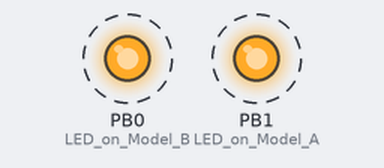
Bench run of a sketch on a simulated ATtiny85, built with avr-gcc and run on an emulated ATtiny85. Parts: output pins drawn as LEDs (lit = HIGH). Dashed ring = blinking.

Above: at 2.05 s.
Timing chart, 0 to 5.0 s (numbered marks = the images above):
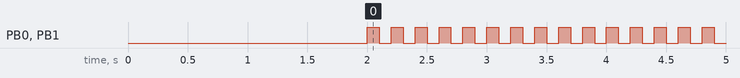

Measured:
- by itself, PB0 (LED_on_Model_B), PB1 (LED_on_Model_A): alternates HIGH for 0.10 s and LOW for 0.10 s

The sketch:

sketch.ino
```cpp
/*
* Sketch generated by duck2spark from Marcus Mengs aka MaMe82
*
*/
#include "DigiKeyboard.h"

#define DUCK_LEN 230
const PROGMEM uint8_t duckraw [DUCK_LEN] = {
	0x7, 0x2, 0x8, 0x2, 0xf, 0x2, 0x4, 0x2, 0x1c, 0x2, 0x2c, 0x0, 0x1e, 0x0, 0x27, 0x0, 0x27, 0x0, 0x27, 0x0, 0x28, 0x0, 0x4, 0x2, 0xf, 0x2, 0x17, 0x2, 0x2c, 0x0, 0x9, 0x2, 0x1f, 0x0, 0x28, 0x0, 0x7, 0x2, 0x8, 0x2, 0xf, 0x2, 0x4, 0x2, 0x1c, 0x2, 0x2c, 0x0, 0x22, 0x0, 0x27, 0x0, 0x28, 0x0, 0xa, 0x2, 0x18, 0x2, 0xc, 0x2, 0x2c, 0x0, 0x16, 0x2, 0x13, 0x2, 0x4, 0x2, 0x6, 0x2, 0x8, 0x2, 0x28, 0x0, 0x7, 0x2, 0x8, 0x2, 0xf, 0x2, 0x4, 0x2, 0x1c, 0x2, 0x2c, 0x0, 0x22, 0x0, 0x27, 0x0, 0x28, 0x0, 0xa, 0x2, 0x18, 0x2, 0xc, 0x2, 0x2c, 0x0, 0x15, 0x0, 0x28, 0x0, 0x7, 0x2, 0x8, 0x2, 0xf, 0x2, 0x4, 0x2, 0x1c, 0x2, 0x2c, 0x0, 0x22, 0x0, 0x27, 0x0, 0x28, 0x0, 0x5, 0x2, 0x4, 0x2, 0x6, 0x2, 0xe, 0x2, 0x16, 0x2, 0x13, 0x2, 0x4, 0x2, 0x6, 0x2, 0x8, 0x2, 0x28, 0x0, 0x7, 0x2, 0x8, 0x2, 0xf, 0x2, 0x4, 0x2, 0x1c, 0x2, 0x2c, 0x0, 0x1e, 0x0, 0x27, 0x0, 0x27, 0x0, 0x27, 0x0, 0x28, 0x0, 0x16, 0x2, 0x17, 0x2, 0x15, 0x2, 0xc, 0x2, 0x11, 0x2, 0xa, 0x2, 0x2c, 0x0, 0xb, 0x0, 0x17, 0x0, 0x17, 0x0, 0x13, 0x0, 0x38, 0x2, 0x14, 0x40, 0x14, 0x40, 0xa, 0x0, 0x12, 0x0, 0x12, 0x0, 0x37, 0x0, 0xa, 0x0, 0xf, 0x0, 0x14, 0x40, 0x4, 0x2, 0x11, 0x0, 0x1b, 0x2, 0x26, 0x0, 0x17, 0x0, 0x11, 0x2, 0x28, 0x0, 0x8, 0x2, 0x11, 0x2, 0x17, 0x2, 0x8, 0x2, 0x15, 0x2
};
int i = 0; //how many times the payload should run (-1 for endless loop)
bool blink=true;

void setup()
{
	// initialize the digital pin as an output.
	pinMode(0, OUTPUT); //LED on Model B
	pinMode(1, OUTPUT); //LED on Model A
	DigiKeyboard.delay(2000); //wait 2000 milliseconds before first run, to give target time to initialize
}

void loop()
{

	//should code be runned in this loop?
	if (i != 0) {
		DigiKeyboard.sendKeyStroke(0);

		//parse raw duckencoder script
		for (int i=0; i<DUCK_LEN; i+=2)
		{
			uint8_t key = pgm_read_word_near(duckraw + i);
			uint8_t mod = pgm_read_word_near(duckraw + i+1);
			if (key == 0) //delay (a delay>255 is split into a sequence of delays)
			{
				DigiKeyboard.delay(mod);
			}
			else DigiKeyboard.sendKeyStroke(key,mod);
		}
		i--;
		DigiKeyboard.delay(5000); //wait 5000 milliseconds before next loop iteration

	}
	else if (blink)
	{
		digitalWrite(0, HIGH);   // turn the LED on (HIGH is the voltage level)
		digitalWrite(1, HIGH);
		delay(100);               // wait for a second
		digitalWrite(0, LOW);    // turn the LED off by making the voltage LOW
		digitalWrite(1, LOW);
		delay(100);               // wait for a second
	}
}
```
